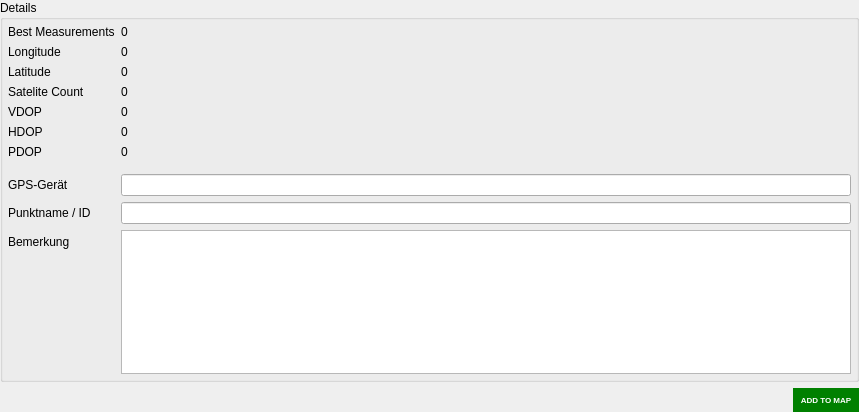
<?xml version="1.0" encoding="UTF-8"?>
<ui version="4.0">
 <class>Form</class>
 <widget class="QWidget" name="Form">
  <property name="geometry">
   <rect>
    <x>0</x>
    <y>0</y>
    <width>859</width>
    <height>412</height>
   </rect>
  </property>
  <property name="windowTitle">
   <string>Form</string>
  </property>
  <layout class="QVBoxLayout" name="verticalLayout">
   <property name="leftMargin">
    <number>0</number>
   </property>
   <property name="topMargin">
    <number>0</number>
   </property>
   <property name="rightMargin">
    <number>0</number>
   </property>
   <property name="bottomMargin">
    <number>0</number>
   </property>
   <item>
    <widget class="QgsCollapsibleGroupBox" name="mGroupBox">
     <property name="title">
      <string>Details</string>
     </property>
     <layout class="QVBoxLayout" name="verticalLayout_2">
      <property name="leftMargin">
       <number>0</number>
      </property>
      <property name="topMargin">
       <number>0</number>
      </property>
      <property name="rightMargin">
       <number>0</number>
      </property>
      <property name="bottomMargin">
       <number>0</number>
      </property>
      <item>
       <layout class="QFormLayout" name="formLayout">
        <property name="leftMargin">
         <number>5</number>
        </property>
        <property name="topMargin">
         <number>5</number>
        </property>
        <property name="rightMargin">
         <number>5</number>
        </property>
        <property name="bottomMargin">
         <number>5</number>
        </property>
        <item row="0" column="0">
         <widget class="QLabel" name="label_4">
          <property name="text">
           <string>Best Measurements</string>
          </property>
         </widget>
        </item>
        <item row="0" column="1">
         <widget class="QLabel" name="lfbGPSCountBest">
          <property name="text">
           <string>0</string>
          </property>
         </widget>
        </item>
        <item row="1" column="0">
         <widget class="QLabel" name="label_5">
          <property name="text">
           <string>Longitude</string>
          </property>
         </widget>
        </item>
        <item row="1" column="1">
         <widget class="QLabel" name="lfbGPSLon">
          <property name="text">
           <string>0</string>
          </property>
         </widget>
        </item>
        <item row="2" column="0">
         <widget class="QLabel" name="label_10">
          <property name="text">
           <string>Latitude</string>
          </property>
         </widget>
        </item>
        <item row="2" column="1">
         <widget class="QLabel" name="lfbGPSLat">
          <property name="text">
           <string>0</string>
          </property>
         </widget>
        </item>
        <item row="3" column="0">
         <widget class="QLabel" name="label_6">
          <property name="text">
           <string>Satelite Count</string>
          </property>
         </widget>
        </item>
        <item row="3" column="1">
         <widget class="QLabel" name="lfbGPSsatCount">
          <property name="text">
           <string>0</string>
          </property>
         </widget>
        </item>
        <item row="4" column="0">
         <widget class="QLabel" name="label_7">
          <property name="text">
           <string>VDOP</string>
          </property>
         </widget>
        </item>
        <item row="4" column="1">
         <widget class="QLabel" name="lfbGPSvDop">
          <property name="text">
           <string>0</string>
          </property>
         </widget>
        </item>
        <item row="5" column="0">
         <widget class="QLabel" name="label_8">
          <property name="text">
           <string>HDOP</string>
          </property>
         </widget>
        </item>
        <item row="5" column="1">
         <widget class="QLabel" name="lfbGPShDop">
          <property name="text">
           <string>0</string>
          </property>
         </widget>
        </item>
        <item row="6" column="0">
         <widget class="QLabel" name="label_9">
          <property name="text">
           <string>PDOP</string>
          </property>
         </widget>
        </item>
        <item row="6" column="1">
         <widget class="QLabel" name="lfbGPSpDop">
          <property name="text">
           <string>0</string>
          </property>
         </widget>
        </item>
        <item row="7" column="0">
         <widget class="Line" name="line">
          <property name="orientation">
           <enum>Qt::Horizontal</enum>
          </property>
         </widget>
        </item>
        <item row="8" column="0">
         <widget class="QLabel" name="label">
          <property name="text">
           <string>GPS-Gerät</string>
          </property>
         </widget>
        </item>
        <item row="8" column="1">
         <widget class="QLineEdit" name="lfbGPSDevice"/>
        </item>
        <item row="9" column="0">
         <widget class="QLabel" name="label_2">
          <property name="text">
           <string>Punktname / ID</string>
          </property>
         </widget>
        </item>
        <item row="9" column="1">
         <widget class="QLineEdit" name="lfbGPSName"/>
        </item>
        <item row="10" column="0">
         <widget class="QLabel" name="label_3">
          <property name="text">
           <string>Bemerkung</string>
          </property>
         </widget>
        </item>
        <item row="10" column="1">
         <widget class="QPlainTextEdit" name="lfbGPSDescription"/>
        </item>
       </layout>
      </item>
     </layout>
    </widget>
   </item>
   <item>
    <layout class="QHBoxLayout" name="horizontalLayout">
     <item>
      <spacer name="horizontalSpacer">
       <property name="orientation">
        <enum>Qt::Horizontal</enum>
       </property>
       <property name="sizeHint" stdset="0">
        <size>
         <width>40</width>
         <height>20</height>
        </size>
       </property>
      </spacer>
     </item>
     <item>
      <widget class="QPushButton" name="lfbAddToMapBtn">
       <property name="sizePolicy">
        <sizepolicy hsizetype="Fixed" vsizetype="Fixed">
         <horstretch>0</horstretch>
         <verstretch>0</verstretch>
        </sizepolicy>
       </property>
       <property name="font">
        <font>
         <pointsize>6</pointsize>
         <weight>75</weight>
         <bold>true</bold>
        </font>
       </property>
       <property name="styleSheet">
        <string notr="true">QPushButton{
	border: 2px solid #333;
	color: #555;
	padding: 5px;
}
QPushButton:hover{
	background-color: yellow;
}
QPushButton:enabled{
	border:  2px solid green;
	background-color: green;
	color: #fff;
}</string>
       </property>
       <property name="text">
        <string>ADD TO MAP</string>
       </property>
      </widget>
     </item>
    </layout>
   </item>
  </layout>
 </widget>
 <customwidgets>
  <customwidget>
   <class>QgsCollapsibleGroupBox</class>
   <extends>QGroupBox</extends>
   <header>qgscollapsiblegroupbox.h</header>
   <container>1</container>
  </customwidget>
 </customwidgets>
 <resources/>
 <connections/>
</ui>
